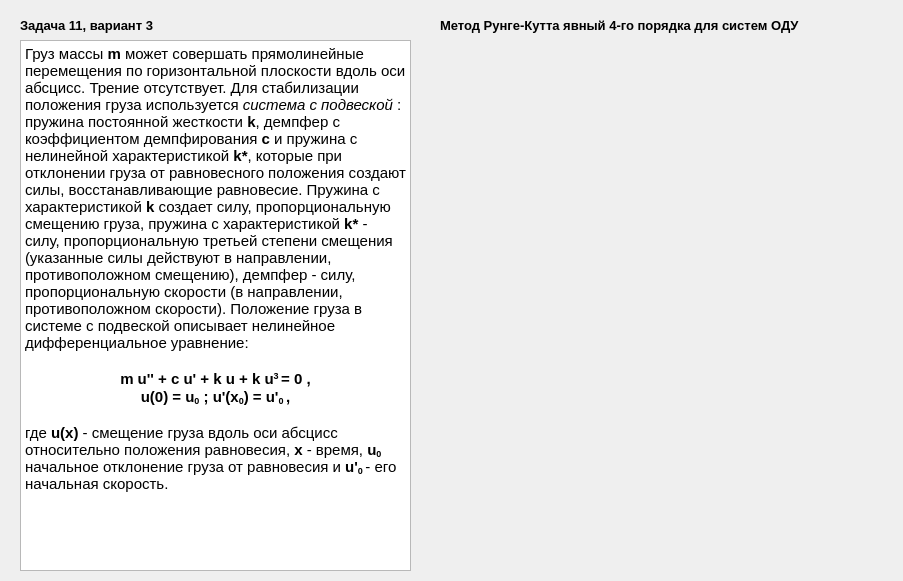
<?xml version="1.0" encoding="UTF-8"?>
<ui version="4.0">
 <class>Dialog</class>
 <widget class="QDialog" name="Dialog">
  <property name="geometry">
   <rect>
    <x>0</x>
    <y>0</y>
    <width>903</width>
    <height>581</height>
   </rect>
  </property>
  <property name="windowTitle">
   <string>Dialog</string>
  </property>
  <widget class="QLabel" name="label">
   <property name="geometry">
    <rect>
     <x>420</x>
     <y>40</y>
     <width>471</width>
     <height>531</height>
    </rect>
   </property>
   <property name="text">
    <string/>
   </property>
   <property name="pixmap">
    <pixmap>rk4.png</pixmap>
   </property>
   <property name="scaledContents">
    <bool>false</bool>
   </property>
  </widget>
  <widget class="QLabel" name="label_2">
   <property name="geometry">
    <rect>
     <x>440</x>
     <y>10</y>
     <width>451</width>
     <height>31</height>
    </rect>
   </property>
   <property name="font">
    <font>
     <pointsize>10</pointsize>
     <weight>75</weight>
     <bold>true</bold>
    </font>
   </property>
   <property name="text">
    <string>Метод Рунге-Кутта явный 4-го порядка для систем ОДУ</string>
   </property>
  </widget>
  <widget class="QLabel" name="label_3">
   <property name="geometry">
    <rect>
     <x>20</x>
     <y>10</y>
     <width>351</width>
     <height>31</height>
    </rect>
   </property>
   <property name="font">
    <font>
     <pointsize>10</pointsize>
     <weight>75</weight>
     <bold>true</bold>
    </font>
   </property>
   <property name="text">
    <string>Задача 11, вариант 3</string>
   </property>
   <property name="scaledContents">
    <bool>false</bool>
   </property>
  </widget>
  <widget class="QTextBrowser" name="textBrowser">
   <property name="geometry">
    <rect>
     <x>20</x>
     <y>40</y>
     <width>391</width>
     <height>531</height>
    </rect>
   </property>
   <property name="html">
    <string>&lt;!DOCTYPE HTML PUBLIC &quot;-//W3C//DTD HTML 4.0//EN&quot; &quot;http://www.w3.org/TR/REC-html40/strict.dtd&quot;&gt;
&lt;html&gt;&lt;head&gt;&lt;meta name=&quot;qrichtext&quot; content=&quot;1&quot; /&gt;&lt;style type=&quot;text/css&quot;&gt;
p, li { white-space: pre-wrap; }
&lt;/style&gt;&lt;/head&gt;&lt;body style=&quot; font-family:'MS Shell Dlg 2'; font-size:8.25pt; font-weight:400; font-style:normal;&quot;&gt;
&lt;p style=&quot; margin-top:0px; margin-bottom:0px; margin-left:0px; margin-right:0px; -qt-block-indent:0; text-indent:0px;&quot;&gt;&lt;span style=&quot; font-size:11pt;&quot;&gt;Груз массы &lt;/span&gt;&lt;span style=&quot; font-size:11pt; font-weight:600;&quot;&gt;m &lt;/span&gt;&lt;span style=&quot; font-size:11pt;&quot;&gt;может совершать прямолинейные перемещения по горизонтальной плоскости вдоль оси абсцисс. Трение отсутствует. Для стабилизации положения груза используется &lt;/span&gt;&lt;span style=&quot; font-size:11pt; font-style:italic;&quot;&gt;система с подвеской &lt;/span&gt;&lt;span style=&quot; font-size:11pt;&quot;&gt;: пружина постоянной жесткости &lt;/span&gt;&lt;span style=&quot; font-size:11pt; font-weight:600;&quot;&gt;k&lt;/span&gt;&lt;span style=&quot; font-size:11pt;&quot;&gt;, демпфер с коэффициентом демпфирования &lt;/span&gt;&lt;span style=&quot; font-size:11pt; font-weight:600;&quot;&gt;c&lt;/span&gt;&lt;span style=&quot; font-size:11pt;&quot;&gt; и пружина с нелинейной характеристикой &lt;/span&gt;&lt;span style=&quot; font-size:11pt; font-weight:600;&quot;&gt;k*&lt;/span&gt;&lt;span style=&quot; font-size:11pt;&quot;&gt;, которые при отклонении груза от равновесного положения создают силы, восстанавливающие равновесие. Пружина с характеристикой &lt;/span&gt;&lt;span style=&quot; font-size:11pt; font-weight:600;&quot;&gt;k&lt;/span&gt;&lt;span style=&quot; font-size:11pt;&quot;&gt; создает силу, пропорциональную смещению груза, пружина с характеристикой &lt;/span&gt;&lt;span style=&quot; font-size:11pt; font-weight:600;&quot;&gt;k*&lt;/span&gt;&lt;span style=&quot; font-size:11pt;&quot;&gt; - силу, пропорциональную третьей степени смещения (указанные силы действуют в направлении, противоположном смещению), демпфер - силу, пропорциональную скорости (в направлении, противоположном скорости). Положение груза в системе с подвеской описывает нелинейное дифференциальное уравнение:&lt;/span&gt;&lt;/p&gt;
&lt;p align=&quot;center&quot; style=&quot;-qt-paragraph-type:empty; margin-top:0px; margin-bottom:0px; margin-left:0px; margin-right:0px; -qt-block-indent:0; text-indent:0px; font-size:11pt;&quot;&gt;&lt;br /&gt;&lt;/p&gt;
&lt;p align=&quot;center&quot; style=&quot; margin-top:0px; margin-bottom:0px; margin-left:0px; margin-right:0px; -qt-block-indent:0; text-indent:0px;&quot;&gt;&lt;span style=&quot; font-size:11pt; font-weight:600;&quot;&gt;m u'' + c u' + k u + k u&lt;/span&gt;&lt;span style=&quot; font-size:11pt; font-weight:600; vertical-align:super;&quot;&gt;3 &lt;/span&gt;&lt;span style=&quot; font-size:11pt; font-weight:600;&quot;&gt;= 0 ,&lt;/span&gt;&lt;/p&gt;
&lt;p align=&quot;center&quot; style=&quot; margin-top:0px; margin-bottom:0px; margin-left:0px; margin-right:0px; -qt-block-indent:0; text-indent:0px;&quot;&gt;&lt;span style=&quot; font-size:11pt; font-weight:600;&quot;&gt;u(0) = u&lt;/span&gt;&lt;span style=&quot; font-size:11pt; font-weight:600; vertical-align:sub;&quot;&gt;0&lt;/span&gt;&lt;span style=&quot; font-size:11pt; font-weight:600;&quot;&gt; ; u'(x&lt;/span&gt;&lt;span style=&quot; font-size:11pt; font-weight:600; vertical-align:sub;&quot;&gt;0&lt;/span&gt;&lt;span style=&quot; font-size:11pt; font-weight:600;&quot;&gt;) = u'&lt;/span&gt;&lt;span style=&quot; font-size:11pt; font-weight:600; vertical-align:sub;&quot;&gt;0 &lt;/span&gt;&lt;span style=&quot; font-size:11pt; font-weight:600;&quot;&gt;,&lt;/span&gt;&lt;/p&gt;
&lt;p align=&quot;center&quot; style=&quot;-qt-paragraph-type:empty; margin-top:0px; margin-bottom:0px; margin-left:0px; margin-right:0px; -qt-block-indent:0; text-indent:0px; font-size:11pt; font-weight:600;&quot;&gt;&lt;br /&gt;&lt;/p&gt;
&lt;p style=&quot; margin-top:0px; margin-bottom:0px; margin-left:0px; margin-right:0px; -qt-block-indent:0; text-indent:0px;&quot;&gt;&lt;span style=&quot; font-size:11pt;&quot;&gt;где &lt;/span&gt;&lt;span style=&quot; font-size:11pt; font-weight:600;&quot;&gt;u(x)&lt;/span&gt;&lt;span style=&quot; font-size:11pt;&quot;&gt; - смещение груза вдоль оси абсцисс относительно положения равновесия, &lt;/span&gt;&lt;span style=&quot; font-size:11pt; font-weight:600;&quot;&gt;x&lt;/span&gt;&lt;span style=&quot; font-size:11pt;&quot;&gt; - время, &lt;/span&gt;&lt;span style=&quot; font-size:11pt; font-weight:600;&quot;&gt;u&lt;/span&gt;&lt;span style=&quot; font-size:11pt; font-weight:600; vertical-align:sub;&quot;&gt;0&lt;/span&gt;&lt;span style=&quot; font-size:11pt; font-weight:600;&quot;&gt; &lt;/span&gt;&lt;span style=&quot; font-size:11pt;&quot;&gt;начальное отклонение груза от равновесия и &lt;/span&gt;&lt;span style=&quot; font-size:11pt; font-weight:600;&quot;&gt;u'&lt;/span&gt;&lt;span style=&quot; font-size:11pt; font-weight:600; vertical-align:sub;&quot;&gt;0 &lt;/span&gt;&lt;span style=&quot; font-size:11pt;&quot;&gt;- его начальная скорость.&lt;/span&gt;&lt;/p&gt;&lt;/body&gt;&lt;/html&gt;</string>
   </property>
  </widget>
 </widget>
 <resources/>
 <connections/>
</ui>
